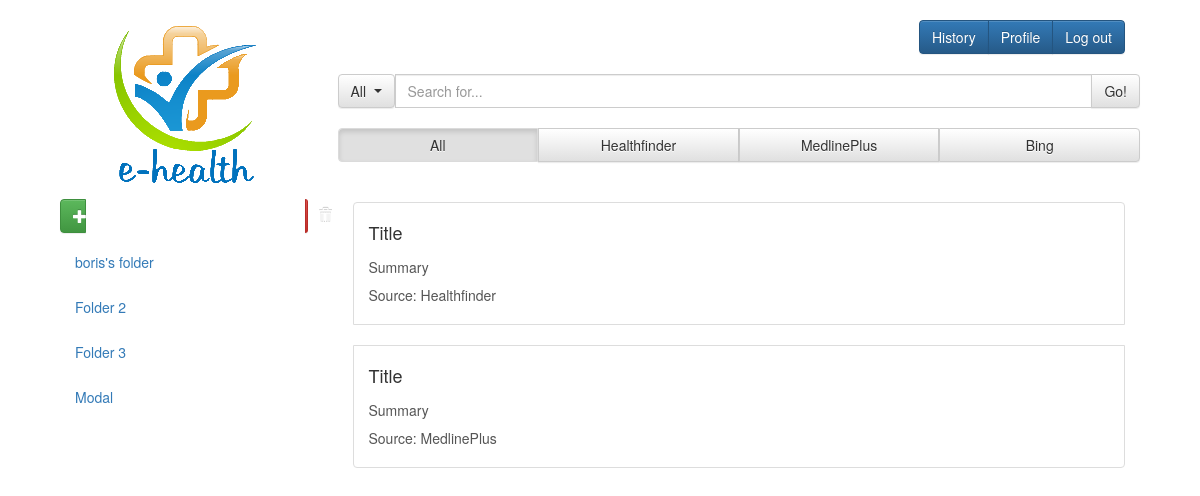
/ehealth/dashboard/ (signed in), run on an earlier commit of the app's database.
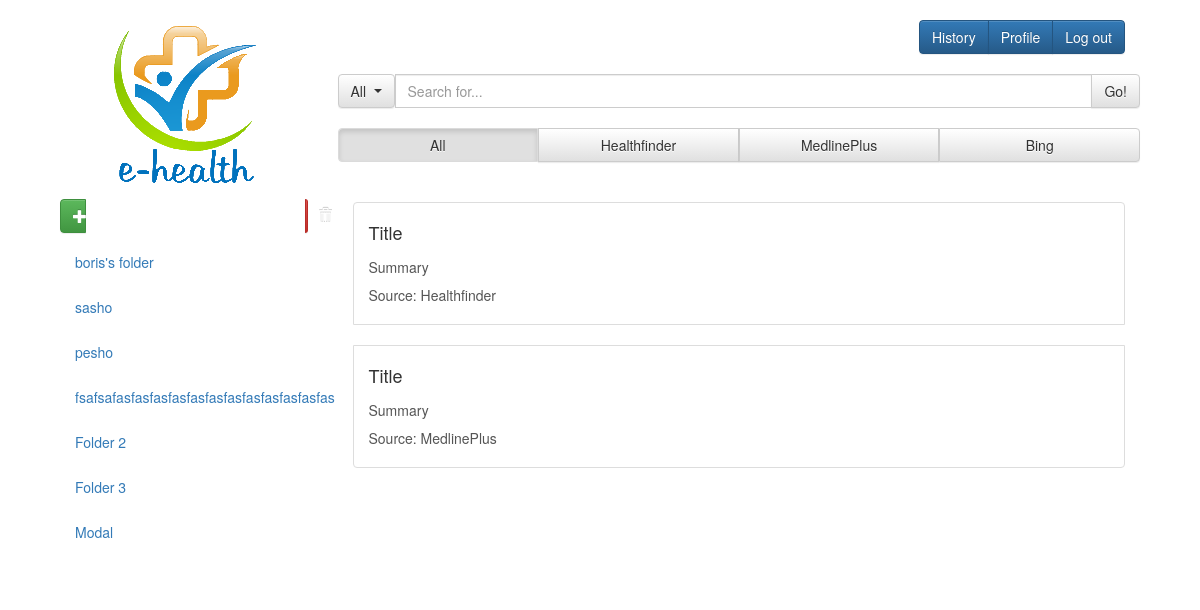
And on a later commit of the database.
### ehealth/models.py (models this page shows, shortened)
class Folder(models.Model):
        user = models.ForeignKey(Searcher, related_name="folders")
        name = models.CharField(max_length=128, unique=False)
        pages = models.ManyToManyField(Page,through='FolderPage')
        public = models.BooleanField(default=False)

### ehealth/views.py (the view)
def dashboard(request):
    context_dict={}
    try:
        user = request.user     #get the cureent logged in user
        user=User.objects.get(username=user)
        searcher=Searcher.objects.get(user=user)
        folders = searcher.folders.all()
        context_dict["folders"]=folders
    except:
        return HttpResponseRedirect("/ehealth/")
    try:
        Page.objects.annotate(Count("folders")).order_by("-folders__count")
        print Page.objects.annotate(Count("folders")).order_by("-folders__count")
    except:
        print "stuff broke"
    return render(request, 'dashboard.html',context_dict)

### templates/dashboard.html (shortened to what this page needs)
{% extends "layout.html" %}
{% load staticfiles %}
{% block content %}
<link rel="stylesheet" type="text/css" href="{% static "css/main.css" %}" />
<div class="container">
    <div class="col-md-3 menu mtb20">
        <div class="col-md-13 col-md-offset-2 mb10">
            <img src="{% static "img/logo.png" %}" class="img-responsive" alt="Responsive image">
        </div>
        <div class="col-md-13">
            <div class="btn-group btn-group-justified" role="group">
                <div class="btn btn-success centered glyphicon glyphicon-plus" role="button"
                      type="button" data-toggle="modal" data-target="#new_folder_modal"></div>
                <div id="delete_folder" class="btn btn-danger centered glyphicon glyphicon-trash" role="button" ></div>
            </div>
        </div>
        <div class="col-md-13 mt10 mb10">
            <ul class="nav nav-pills nav-stacked folder_list">
              {% if folders %}
              {% for folder in folders %}
                <li role="presentation" class="btn-block folder"><a class="nofocus" href="#!" >{{folder.name}}</a></li>
              {% endfor %}
              {% endif %}
                <li role="presentation" class="btn-block"><a class="nofocus" href="#">Folder 2</a></li>
                <li role="presentation" class="btn-block"><a class="nofocus" href="#">Folder 3</a></li>
                <li type="button" class="btn-block" data-toggle="modal" data-target="#myModal">
                  <a href="#">Modal</a>
                </li>
            </ul>
        </div>
    </div>
    <div class="col-md-9 pull-right">
        <div class="col-md-12">
            <div class="pull-right btn-group mtb20 headerBorder" role="group" id="header">
                <button class="btn btn-primary " role="button">History</button>
                <a href="/ehealth/profile/{{user}}/" class="btn btn-primary">Profile</a>
                <a href="/ehealth/logout/" class="btn btn-primary">Log out</a>
            </div>
        </div>
        <div class="row">
            <div class="col-lg-12 col-lg-offset-0">
              <div class="input-group">
                <div class="input-group-btn">
                  <button id="category" type="button" class="btn btn-default dropdown-toggle" data-toggle="dropdown" aria-haspopup="true" aria-expanded="false">All </button>
                </div>
                <input type="text" id="search_bar" name="search_bar" class="form-control" aria-label="..." placeholder="Search for...">
                <span class="input-group-btn">
                  <button id="search_button" class="btn btn-default" type="button">Go!</button>
                </span>
              </div>
            </div>
        </div>
        <div class="col-md-13">
            <div class="btn-group btn-group-justified mtb20" role="group">
                <div id="all_filter" class="btn btn-default active_on_click" role="button" >All</div>
                <div id="healthfinder_filter" class="active_on_click btn btn-default" role="button" >Healthfinder</div>
                <div id="medlineplus_filter" class="active_on_click btn btn-default" role="button" >MedlinePlus</div>
                <div id="bing_filter" class="active_on_click btn btn-default" role="button" >Bing</div>
            </div>
        </div>
          <div id = "search_results" class = "col-md-12">
            <a href="#" class="list-group-item  mtb20 table table-responsive Healthfinder">
                  <h4 class="list-group-item-heading mtb15">Title</h4>
                  <p class="list-group-item-text mtb10">Summary</p>
                  <p class="list-group-item-text mtb10">Source: Healthfinder</p>
            </a>
            <a href="#" class="list-group-item  mtb20 table table-responsive MedlinePlus">
                  <h4 class="list-group-item-heading mtb15">Title</h4>
                  <p class="list-group-item-text mtb10">Summary</p>
                  <p class="list-group-item-text mtb10">Source: MedlinePlus</p>
            </a>
          </div>
        </div>
    </div>
{% endblock %}

### templates/layout.html (shortened to what this page needs)
<!DOCTYPE html>
<html lang="en">
  <head>
    {% load staticfiles %}
    <link rel="stylesheet" type="text/css"
      href="https://maxcdn.bootstrapcdn.com/bootstrap/4.0.0-alpha.2/css/bootstrap.min.css">
    <link rel="stylesheet" href="https://maxcdn.bootstrapcdn.com/bootstrap/3.3.6/css/bootstrap.min.css">
    <link rel="stylesheet" href="https://maxcdn.bootstrapcdn.com/bootstrap/3.3.6/css/bootstrap-theme.min.css">
  </head>
  <body>
    {% block content %}
    {% endblock %}
  </body>
</html>

### static/css/main.css (style rules this page uses)
.headerBorder { border-radius: 10px; }
.mtb20 { margin-top: 20px; margin-bottom: 20px; }
.mtb15 { margin-top: 10px; margin-bottom: 15px; }
.mtb10 { margin-top: 10px; margin-bottom: 10px; }
.mb10 { margin-bottom: 10px; }
.mt10 { margin-top: 10px; }
.nofocus, .btn:focus { outline: none !important; }

What changed in the data, as far as the page shows it:
added Folder: name "sasho"
added Folder: name "pesho"
added Folder: name "fsafsafasfasfasfasfasfasfasfasfasfasfasfas"
